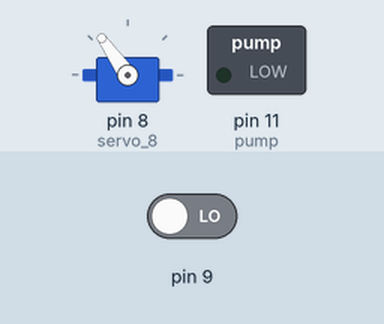
Simulated run of this sketch. Board: Arduino Uno, built with avr-gcc and run on an emulated ATmega328P. On the bench: servo, switched loads named in the sketch (green lamp = pin HIGH). Inputs (shaded band) come from the test bench; at power-on: pin 9 LOW.

Above: at 1.2 s.
1.3 s: pin 9 driven HIGH
At 2.0 s:
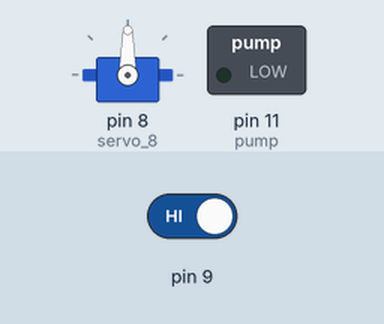
At 5.7 s:
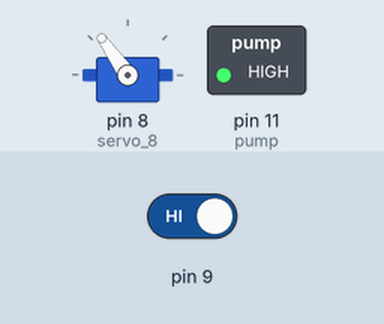
5.8 s: pin 9 driven LOW
At 7.8 s:
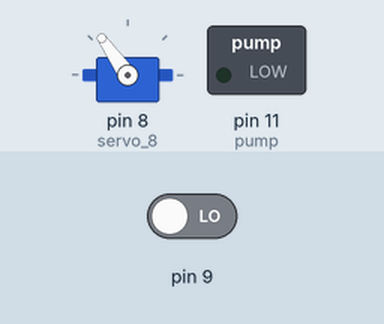
Timing chart, 0 to 9.3 s (numbered marks = the images above; inputs shaded):
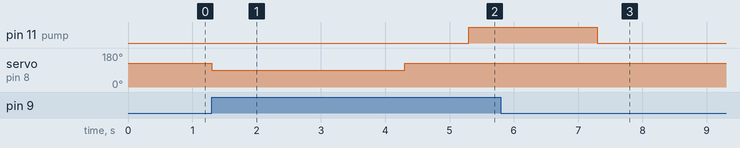

Measured:
- after the input at 1.3 s, pin 11 (pump): LOW → HIGH after 4.0 s; servo on pin 8 (servo_8): 125° → 90° at once, → 125° 3.0 s later
- after the input at 5.8 s, pin 11 (pump): goes on until 7.3 s, then stays LOW; servo on pin 8 (servo_8): stays 125° (without the input it goes to 90° after 1.5 s)

The sketch:

button.ino
```cpp
// C++ code
//
#include <Servo.h>

Servo servo_8;


void setup()
{
  servo_8.attach(8, 500, 2500);
  pinMode(9, INPUT);
pinMode(11, OUTPUT); //pump
  servo_8.write(90);
}

void loop()
{
  if (digitalRead(9) == HIGH) {
    servo_8.write(90);
    delay(3000); // Wait for 3000 millisecond(s)
    servo_8.write(125);
    delay(1000);
    digitalWrite(11, HIGH);
    delay(2000);
    digitalWrite(11, LOW);
  } else {
    servo_8.write(125);
  }
}
```
